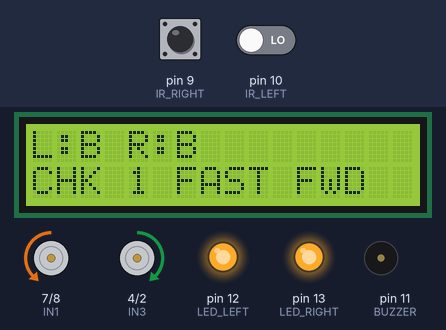
A sketch run on a simulated Arduino Uno, built with avr-gcc and run on an emulated ATmega328P. Shown: 16×2 character LCD, motor-driver pin pairs drawn as motors (green arrow = first pin HIGH = forward, orange = second pin HIGH = backward, longer = more drive, scaled by the enable pin), output pins drawn as LEDs (lit = HIGH), buzzer (waves = sounding, pin HIGH). Dashed ring = blinking. The test bench sets the inputs (shaded band); at power-on: pin 9 (IR_RIGHT) LOW, pin 10 (IR_LEFT) LOW.

Above: at 2.2 s.
2.3 s: pin 9 (IR_RIGHT) driven HIGH
At 2.8 s:
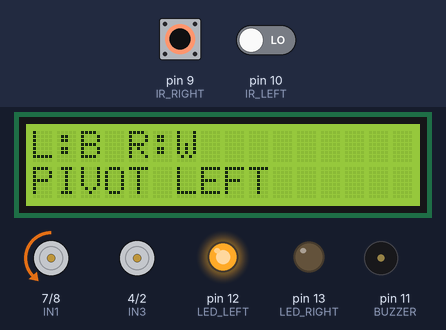
3.8 s: pin 10 (IR_LEFT) driven HIGH
At 4.4 s:
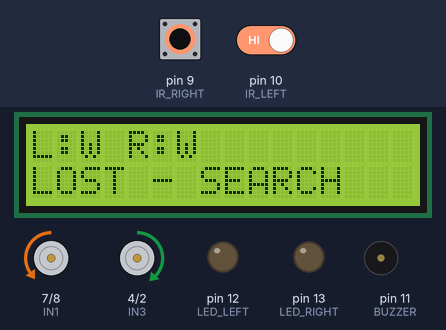
6.8 s: pin 9 (IR_RIGHT) driven LOW
At 8.0 s:
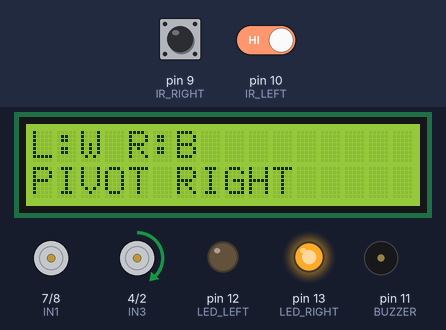
8.3 s: pin 10 (IR_LEFT) driven LOW
At 9.2 s:
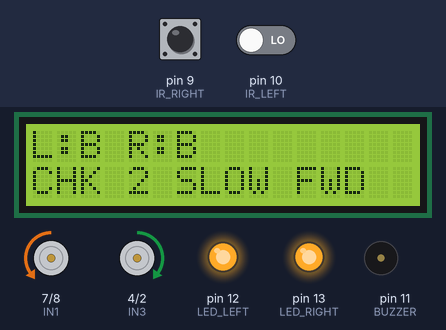
9.8 s: pin 9 (IR_RIGHT) driven HIGH and pin 10 (IR_LEFT) driven HIGH
At 10.9 s:
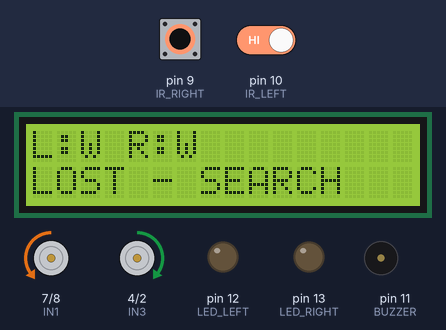
12.8 s: pin 9 (IR_RIGHT) pulsed LOW 5 times (0.12 s each, 0.3 s apart)
At 13.95 s:
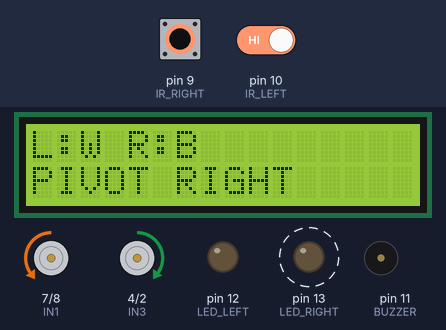
Timing chart, 0 to 15.8 s (numbered marks = the images above; inputs shaded):
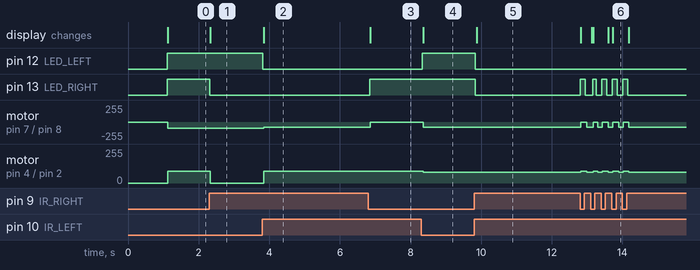

Measured:
- after the input at 2.3 s, pin 13 (LED_RIGHT): HIGH → LOW at once; motor on pin 4 (IN3) / pin 2 (IN4): forward 90/255 → stopped at once; the display: changes at once (image 1)
- after the input at 3.8 s, pin 12 (LED_LEFT): HIGH → LOW at once; motor on pin 7 (IN1) / pin 8 (IN2): backward 90/255 → backward 80/255 after 0.05 s; motor on pin 4 (IN3) / pin 2 (IN4): stopped → forward 90/255 after 0.05 s; the display: changes after 0.05 s (image 2)
- after the input at 6.8 s, pin 13 (LED_RIGHT): LOW → HIGH at once; motor on pin 7 (IN1) / pin 8 (IN2): backward 80/255 → stopped after 0.06 s; the display: changes after 0.06 s (image 3)
- after the input at 8.3 s, pin 12 (LED_LEFT): LOW → HIGH at once; motor on pin 7 (IN1) / pin 8 (IN2): stopped → backward 80/255 after 0.05 s; motor on pin 4 (IN3) / pin 2 (IN4): forward 90/255 → forward 80/255 after 0.05 s; the display: changes after 0.05 s (image 4)
- after the input at 9.8 s, pin 12 (LED_LEFT), pin 13 (LED_RIGHT): HIGH → LOW at once; the display: changes after 0.07 s (image 5)
- after the input at 12.8 s, pin 13 (LED_RIGHT): alternates HIGH for 0.14 s and LOW for 0.15 s, 10 changes in all, then stays LOW, starting at once; motor on pin 7 (IN1) / pin 8 (IN2): alternates backward 80/255 for 0.14 s and stopped for 0.16 s, 10 changes in all, then stays backward 80/255, starting at once

The sketch:

finalrobotcodelinefollower.ino
```cpp
#include <Wire.h>
#include <LiquidCrystal_I2C.h>

// ----- Pins -----
// Motors
int ENA = 6;   // RIGHT motor enable (PWM)
int IN1 = 7;   // RIGHT motor IN1
int IN2 = 8;   // RIGHT motor IN2

int IN3 = 4;   // LEFT motor IN3
int IN4 = 2;   // LEFT motor IN4
int ENB = 3;   // LEFT motor enable (PWM)

// Sensors
const int IR_LEFT  = 10;   // left IR sensor
const int IR_RIGHT = 9;    // right IR sensor

// LEDs + Buzzer
const int LED_LEFT  = 12;  // left LED
const int LED_RIGHT = 13;  // right LED
const int BUZZER    = 11;  // buzzer on D11

// LCD (I2C)
LiquidCrystal_I2C lcd(0x27, 16, 2);  // 0x27 or 0x3F usually

// ----- Motor speeds -----
const int BASE_SPEED = 90;    // normal speed
const int SLOW_SPEED = 80;    // speed after 2nd horizontal line
const int MAX_SPEED  = 125;   // cap
const int MIN_SPEED  = 80;    // minimum PWM where motors actually move
const int TURN_SPEED = 90;    // speed for the single-wheel pivot turns

// Extra push during turns (for dual-sensor PID turns only)
const int TURN_BOOST_LEFT  = 20; // more help when LEFT sensor is on line
const int TURN_BOOST_RIGHT = 15; // right turns stay gentler

// Buzzer intensity (0–255)
const int BUZZER_LEVEL = 200;

// ===== PID GAINS (TUNE THESE) =====
float Kp = 60.0;   // strong steering
float Ki = 0.0;    // keep 0 for now
float Kd = 0.0;    // D off for now

// PID state
float error      = 0;
float lastError  = 0;
float integral   = 0;
unsigned long lastTime = 0;

// Integral anti-windup limit
const float INTEGRAL_LIMIT = 50.0;

// ---- Horizontal line detection ----
int  checkpointCount = 0;   // how many times we've seen BOTH BLACK
bool lastBothBlack   = false;

// --------- HELPERS ---------

void setMotorSpeeds(int rightSpeed, int leftSpeed) {
  // constrain to [0, MAX_SPEED]
  rightSpeed = constrain(rightSpeed, 0, MAX_SPEED);
  leftSpeed  = constrain(leftSpeed, 0, MAX_SPEED);

  // enforce minimum speed if wheel is supposed to move
  if (rightSpeed > 0 && rightSpeed < MIN_SPEED) rightSpeed = MIN_SPEED;
  if (leftSpeed  > 0 && leftSpeed  < MIN_SPEED) leftSpeed  = MIN_SPEED;

  analogWrite(ENA, rightSpeed);
  analogWrite(ENB, leftSpeed);

  // both wheels forward
  digitalWrite(IN1, LOW);
  digitalWrite(IN2, HIGH);
  digitalWrite(IN3, HIGH);
  digitalWrite(IN4, LOW);
}

void buzzerOn() {
  analogWrite(BUZZER, BUZZER_LEVEL);
}

void buzzerOff() {
  analogWrite(BUZZER, 0);
}

void setup() {
  // Motor pins
  pinMode(ENA, OUTPUT);
  pinMode(IN1, OUTPUT);
  pinMode(IN2, OUTPUT);

  pinMode(IN3, OUTPUT);
  pinMode(IN4, OUTPUT);
  pinMode(ENB, OUTPUT);

  // Sensor pins
  pinMode(IR_LEFT, INPUT);
  pinMode(IR_RIGHT, INPUT);

  // LEDs + buzzer
  pinMode(LED_LEFT, OUTPUT);
  pinMode(LED_RIGHT, OUTPUT);
  pinMode(BUZZER, OUTPUT);

  // LCD
  lcd.init();
  lcd.backlight();
  lcd.clear();
  lcd.setCursor(0, 0);
  lcd.print("Line Follower");
  lcd.setCursor(0, 1);
  lcd.print("PID + Checkpts");
  delay(1000);
  lcd.clear();

  lastTime = millis();
}

void loop() {
  unsigned long now = millis();
  float dt = (now - lastTime) / 1000.0;  // seconds
  if (dt <= 0) dt = 0.01;
  lastTime = now;

  // Read IR sensors (LOW = black, HIGH = white)
  bool leftOnLine  = (digitalRead(IR_LEFT)  == LOW);
  bool rightOnLine = (digitalRead(IR_RIGHT) == LOW);
  bool bothBlack   = leftOnLine && rightOnLine;

  // LCD top row — sensor states
  lcd.setCursor(0, 0);
  lcd.print("L:");
  lcd.print(leftOnLine  ? "B" : "W");
  lcd.print(" R:");
  lcd.print(rightOnLine ? "B" : "W");
  lcd.print("   ");

  // LEDs show which sensor sees black
  digitalWrite(LED_LEFT,  leftOnLine  ? HIGH : LOW);
  digitalWrite(LED_RIGHT, rightOnLine ? HIGH : LOW);

  // ---- Detect NEW horizontal line (rising edge of both-black) ----
  if (bothBlack && !lastBothBlack) {
    checkpointCount++;   // we just hit a new horizontal stripe
  }
  lastBothBlack = bothBlack;

  // -------- SPECIAL CASE: BOTH BLACK → STRAIGHT FORWARD --------
  if (bothBlack) {
    // reset PID memory so it doesn't accumulate weird stuff
    error = 0;
    lastError = 0;
    integral = 0;

    int speedToUse;

    // 1st time: go forward at BASE_SPEED
    // 2nd time and later: go slower (finish / tricky zone)
    if (checkpointCount >= 2) {
      speedToUse = SLOW_SPEED;
      lcd.setCursor(0, 1);
      lcd.print("CHK ");
      lcd.print(checkpointCount);
      lcd.print(" SLOW FWD  ");
    } else {
      speedToUse = BASE_SPEED;
      lcd.setCursor(0, 1);
      lcd.print("CHK ");
      lcd.print(checkpointCount);
      lcd.print(" FAST FWD  ");
    }

    setMotorSpeeds(speedToUse, speedToUse);
    //buzzerOff();

    delay(10);
    return;   // skip rest of PID logic
  }

  // ---------- ERROR CALCULATION ----------
  if (leftOnLine && !rightOnLine) {
    error = -1;      // line on left
  } else if (rightOnLine && !leftOnLine) {
    error = 1;       // line on right
  } else {
    // BOTH WHITE: lost line → use last direction
    error = lastError;
  }

  // ---------- PID COMPUTATION (still update internal state) ----------
  float Pout = Kp * error;

  integral += error * dt;
  if (integral > INTEGRAL_LIMIT)  integral = INTEGRAL_LIMIT;
  if (integral < -INTEGRAL_LIMIT) integral = -INTEGRAL_LIMIT;
  float Iout = Ki * integral;

  float derivative = (error - lastError) / dt;
  float Dout = Kd * derivative;

  float output = Pout + Iout + Dout;
  lastError = error;

  // ---------- MOTOR SPEEDS ----------
  int rightSpeed = 0;
  int leftSpeed  = 0;

  // 1) PURE PIVOT MODES: SINGLE-SENSOR CASES
  //
  // Left sensor only: pivot LEFT → only RIGHT wheel spins
  if (leftOnLine && !rightOnLine) {
    rightSpeed = TURN_SPEED;  // ≥ MIN_SPEED, will be clamped
    leftSpeed  = 0;
    lcd.setCursor(0, 1);
    lcd.print("PIVOT LEFT      ");
  }
  // Right sensor only: pivot RIGHT → only LEFT wheel spins
  else if (rightOnLine && !leftOnLine) {
    leftSpeed  = TURN_SPEED;
    rightSpeed = 0;
    lcd.setCursor(0, 1);
    lcd.print("PIVOT RIGHT     ");
  }
  // 2) NORMAL PID FOLLOW (no sensor or both white handled later)
  else {
    int base = BASE_SPEED;

    // Stronger slow-down on curves so it doesn’t fling off on sharp turns
    if (error != 0) {
      base -= 15;
      if (base < MIN_SPEED) base = MIN_SPEED;
    }

    rightSpeed = base - (int)output;
    leftSpeed  = base + (int)output;

    // Extra push for outer wheel when turning (for dual-sensor / transitional)
    if (error == -1) {
      rightSpeed += TURN_BOOST_LEFT;
      leftSpeed  -= TURN_BOOST_LEFT;
    } else if (error == 1) {
      leftSpeed  += TURN_BOOST_RIGHT;
      rightSpeed -= TURN_BOOST_RIGHT;
    }

    lcd.setCursor(0, 1);
    if (error < 0) {
      lcd.print("TURN LEFT PID   ");
    } else if (error > 0) {
      lcd.print("TURN RIGHT PID  ");
    } else {
      lcd.print("CENTER PID      ");
    }
  }

  // 3) LOST LINE OVERRIDE: both white → search with safe speeds
  if (!leftOnLine && !rightOnLine) {
    const int SEARCH_FAST = 70;  // ≥ MIN_SPEED
    const int SEARCH_SLOW = 60;  // <= MIN_SPEED, will clamp to 65

    if (lastError < 0) {
      // last seen on LEFT → keep turning left a bit
      leftSpeed  = SEARCH_SLOW;
      rightSpeed = SEARCH_FAST;
    } else if (lastError > 0) {
      // last seen on RIGHT → keep turning right a bit
      leftSpeed  = SEARCH_FAST;
      rightSpeed = SEARCH_SLOW;
    } else {
      // no idea → go straight at a safe search speed
      leftSpeed  = SEARCH_FAST;
      rightSpeed = SEARCH_FAST;
    }

    lcd.setCursor(0, 1);
    lcd.print("LOST - SEARCH   ");
  }

  setMotorSpeeds(rightSpeed, leftSpeed);

  delay(10);
}
```
